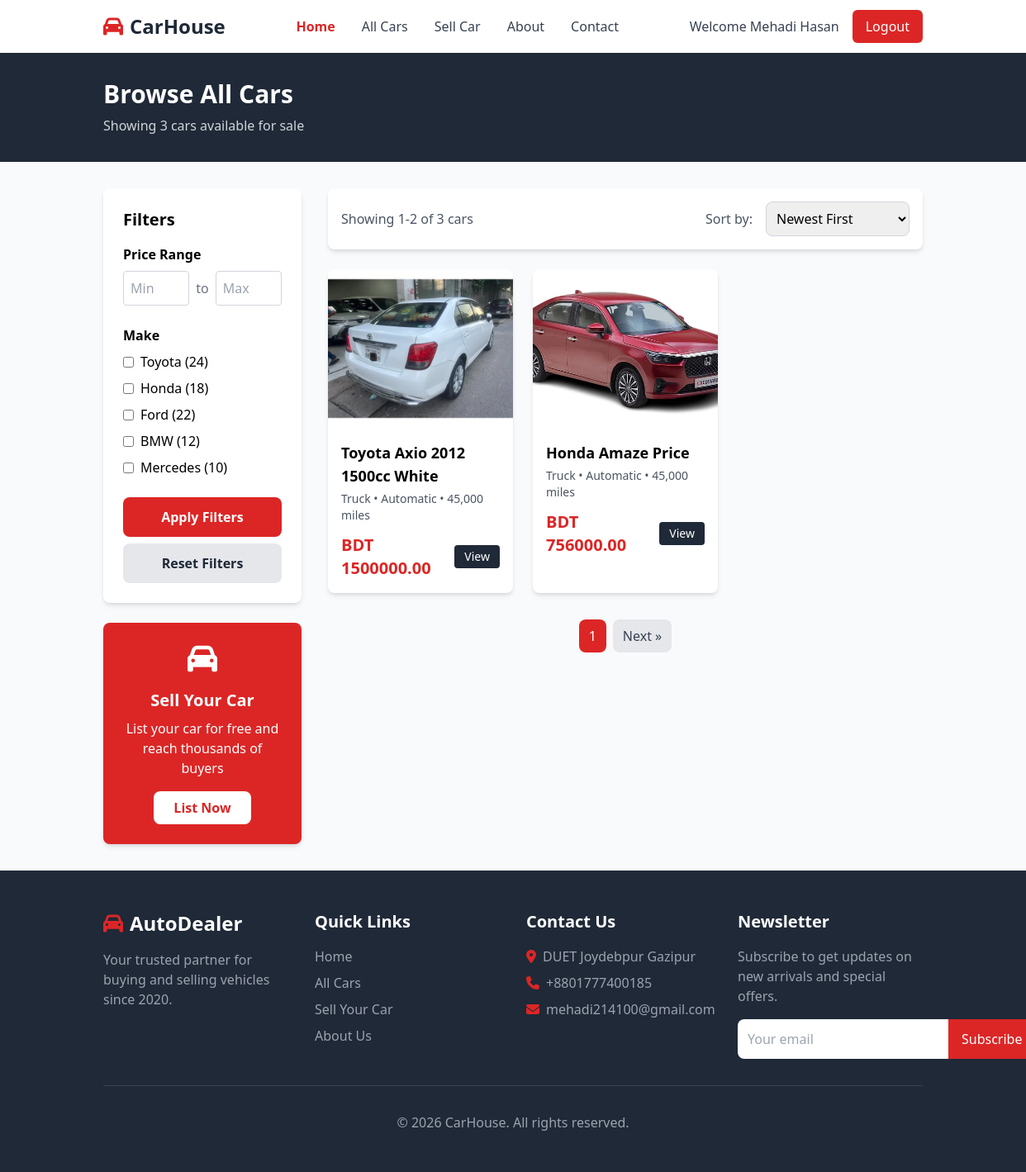
The app's page /allcars/ (signed in) with its own data.
### accounts/models.py (models this page shows, shortened)
class User(AbstractUser):
    email = models.EmailField(unique=True)
    phone_number = models.CharField(max_length=15)
    USERNAME_FIELD = 'email'
    REQUIRED_FIELDS = ['username', 'first_name', 'last_name']

### car/models.py (models this page shows, shortened)
class Car(models.Model):
    owner = models.ForeignKey(settings.AUTH_USER_MODEL, on_delete=models.CASCADE)
    title = models.CharField(max_length=200)
    brand = models.ForeignKey(Brand, on_delete=models.SET_NULL, null=True)
    car_model = models.ForeignKey(CarModel, on_delete=models.SET_NULL, null=True)
    price = models.DecimalField(max_digits=12, decimal_places=2)
    image = models.ImageField(upload_to='car_images/')
    description = models.TextField()
    quantity = models.IntegerField(default=1)
    created_at = models.DateTimeField(auto_now_add=True)

### car/views.py (the view)
# urls.py: path('allcars/',AllCarsView.as_view(),name="all_cars"),
class AllCarsView(ListView):
    template_name = 'all-cars.html'
    model = Car
    context_object_name = 'cars'
    paginate_by = 2

### templates/all-cars.html (shortened to what this page needs)
{% extends "base.html" %}
{% block content %}
    <div class="bg-gray-800 text-white py-8">
        <div class="container mx-auto px-4">
            <h1 class="text-3xl font-bold mb-2">Browse All Cars</h1>
            <p class="text-gray-300">Showing {{ page_obj.paginator.count }} cars available for sale</p>
        </div>
    </div>
    <div class="container mx-auto px-4 py-8">
        <div class="flex flex-col lg:flex-row gap-8">
            <div class="lg:w-1/4">
                <div class="bg-white rounded-lg shadow-md p-6 mb-6">
                    <h3 class="text-xl font-bold mb-4">Filters</h3>
                    <div class="mb-6">
                        <h4 class="font-bold mb-2">Price Range</h4>
                        <div class="flex items-center space-x-2 mb-2">
                            <input type="number" placeholder="Min" class="w-1/2 p-2 border border-gray-300 rounded">
                            <span class="text-gray-500">to</span>
                            <input type="number" placeholder="Max" class="w-1/2 p-2 border border-gray-300 rounded">
                        </div>
                    </div>
                    <div class="mb-6">
                        <h4 class="font-bold mb-2">Make</h4>
                        <div class="space-y-2">
                            <label class="flex items-center">
                                <input type="checkbox" class="mr-2">
                                <span>Toyota (24)</span>
                            </label>
                            <label class="flex items-center">
                                <input type="checkbox" class="mr-2">
                                <span>Honda (18)</span>
                            </label>
                            <label class="flex items-center">
                                <input type="checkbox" class="mr-2">
                                <span>Ford (22)</span>
                            </label>
                            <label class="flex items-center">
                                <input type="checkbox" class="mr-2">
                                <span>BMW (12)</span>
                            </label>
                            <label class="flex items-center">
                                <input type="checkbox" class="mr-2">
                                <span>Mercedes (10)</span>
                            </label>
                        </div>
                    </div>
                    <button class="w-full bg-red-600 text-white py-3 rounded-lg font-semibold hover:bg-red-700">Apply Filters</button>
                    <button class="w-full mt-2 bg-gray-200 text-gray-800 py-3 rounded-lg font-semibold hover:bg-gray-300">Reset Filters</button>
                </div>
                <div class="bg-red-600 text-white rounded-lg shadow-md p-6 text-center">
                    <i class="fas fa-car text-4xl mb-4"></i>
                    <h3 class="text-xl font-bold mb-2">Sell Your Car</h3>
                    <p class="mb-4">List your car for free and reach thousands of buyers</p>
                    <a href="sell-car.html" class="inline-block bg-white text-red-600 px-6 py-2 rounded-lg font-semibold hover:bg-gray-100">List Now</a>
                </div>
            </div>
            <div class="lg:w-3/4">
                <div class="bg-white rounded-lg shadow-md p-4 mb-6 flex flex-col md:flex-row justify-between items-center">
                    <div class="mb-4 md:mb-0">
                        <span class="text-gray-600">Showing {{page_obj.start_index}}-{{page_obj.end_index}} of {{ page_obj.paginator.count }} cars</span>
                    </div>
                    <div class="flex items-center space-x-4">
                        <span class="text-gray-600">Sort by:</span>
                        <select class="p-2 border border-gray-300 rounded-lg focus:outline-none">
                            <option>Newest First</option>
                        </select>
                    </div>
                </div>
                <div class="grid grid-cols-1 md:grid-cols-2 lg:grid-cols-3 gap-6">
                    {% for car in cars %}
                    <div class="bg-white rounded-lg shadow-md overflow-hidden hover:shadow-lg transition">
                        <div class="relative">
                            <img src="{{car.image.url}}"
                                 alt="Car" class="w-full h-48 object-cover">
                        </div>
                        <div class="p-4">
                            <h3 class="text-lg font-bold mb-1">{{car.title}}</h3>
                            <p class="text-gray-600 text-sm mb-3">Truck • Automatic • 45,000 miles</p>
                            <div class="flex justify-between items-center">
                                <span class="text-xl font-bold text-red-600">BDT {{car.price}}</span>
                                <a href="car-details.html" class="bg-gray-800 text-white px-3 py-1 rounded text-sm hover:bg-gray-900">View</a>
                            </div>
                        </div>
                    </div>
                    {% endfor %}
                </div>
                <div class="mt-8 flex justify-center">
                    <nav class="flex items-center space-x-2">
                        <a href="#" class="px-3 py-2 bg-red-600 text-white rounded-lg">{{page_obj.number}}</a>
                        {% if page_obj.has_next %}
                         <a href="?page={{page_obj.next_page_number}}" class="px-3 py-2 bg-gray-200 text-gray-700 rounded-lg hover:bg-gray-300">Next &raquo;</a>
                        {% endif %}
                    </nav>
                </div>
            </div>
        </div>
    </div>
{% endblock content %}

### templates/base.html (shortened to what this page needs)
<!DOCTYPE html>
<html lang="en">
<head>
    <script src="https://cdn.tailwindcss.com"></script>
    <link rel="stylesheet" href="https://cdnjs.cloudflare.com/ajax/libs/font-awesome/6.4.0/css/all.min.css">
</head>
<body class="bg-gray-50">
    <nav class="bg-white shadow-md">
        <div class="container mx-auto px-4 py-3 flex justify-between items-center">
            <div class="flex items-center">
                <i class="fas fa-car text-red-600 text-2xl mr-2"></i>
                <a href="{% url "home" %}" class="text-2xl font-bold text-gray-800">CarHouse</a>
            </div>
            <div class="hidden md:flex space-x-8">
                <a href="{% url "home" %}" class="text-red-600 font-semibold">Home</a>
                <a href="{% url "all_cars" %}" class="text-gray-700 hover:text-red-600">All Cars</a>
                <a href="{% url "sellcar" %}" class="text-gray-700 hover:text-red-600">Sell Car</a>
                <a href="about.html" class="text-gray-700 hover:text-red-600">About</a>
                <a href="contact.html" class="text-gray-700 hover:text-red-600">Contact</a>
            </div>
            {% if user.is_authenticated %}
                <div class="flex items-center space-x-4">
                    <a href="#" class="text-gray-700 hover:text-red-600">Welcome {{user.first_name}}</a>
                    <form action="{% url 'logout' %}" method="post">
                        <button type="submit" class="bg-red-600 text-white px-4 py-2 rounded-md hover:bg-red-700">
                            Logout
                        </button>
                    </form>
                </div>
            {% else %}
                <div class="flex items-center space-x-4">
                    <a href="{% url "login" %}" class="text-gray-700 hover:text-red-600">Login</a>
                    <a href="{% url "registration" %}" class="bg-red-600 text-white px-4 py-2 rounded-md hover:bg-red-700">Register</a>
                </div>
            {% endif %}
        </div>
    </nav>
    {% block content %}{% endblock content %}
    <footer class="bg-gray-800 text-white py-12">
        <div class="container mx-auto px-4">
            <div class="grid grid-cols-1 md:grid-cols-4 gap-8">
                <div>
                    <div class="flex items-center mb-4">
                        <i class="fas fa-car text-red-600 text-2xl mr-2"></i>
                        <span class="text-2xl font-bold">AutoDealer</span>
                    </div>
                    <p class="text-gray-400">Your trusted partner for buying and selling vehicles since 2020.</p>
                </div>
                <div>
                    <h3 class="text-xl font-bold mb-4">Quick Links</h3>
                    <ul class="space-y-2">
                        <li><a href="index.html" class="text-gray-400 hover:text-white">Home</a></li>
                        <li><a href="all-cars.html" class="text-gray-400 hover:text-white">All Cars</a></li>
                        <li><a href="sell-car.html" class="text-gray-400 hover:text-white">Sell Your Car</a></li>
                        <li><a href="about.html" class="text-gray-400 hover:text-white">About Us</a></li>
                    </ul>
                </div>
                <div>
                    <h3 class="text-xl font-bold mb-4">Contact Us</h3>
                    <ul class="space-y-2 text-gray-400">
                        <li class="flex items-center">
                            <i class="fas fa-map-marker-alt mr-2 text-red-600"></i>
                            DUET Joydebpur Gazipur
                        </li>
                        <li class="flex items-center">
                            <i class="fas fa-phone mr-2 text-red-600"></i>
                            +8801777400185
                        </li>
                        <li class="flex items-center">
                            <i class="fas fa-envelope mr-2 text-red-600"></i>
                            mehadi214100@gmail.com
                        </li>
                    </ul>
                </div>
                <div>
                    <h3 class="text-xl font-bold mb-4">Newsletter</h3>
                    <p class="text-gray-400 mb-4">Subscribe to get updates on new arrivals and special offers.</p>
                    <div class="flex">
                        <input type="email" placeholder="Your email" class="flex-grow p-3 text-gray-800 rounded-l-lg focus:outline-none">
                        <button class="bg-red-600 px-4 rounded-r-lg hover:bg-red-700">Subscribe</button>
                    </div>
                </div>
            </div>
            <div class="border-t border-gray-700 mt-8 pt-8 text-center text-gray-400">
                <p>&copy; 2026 CarHouse. All rights reserved.</p>
            </div>
        </div>
    </footer>
</body>
</html>

### records on screen
User: first_name "Mehadi Hasan"
Car: image (picture), title "Toyota Axio 2012 1500cc White", price "1500000.00"
Car: image (picture), title "Honda Amaze Price", price "756000.00"

### other values on screen
{{ page_obj.paginator.count }} "3"
{{ page_obj.start_index }} "1"
{{ page_obj.end_index }} "2"
{{ page_obj.number }} "1"
